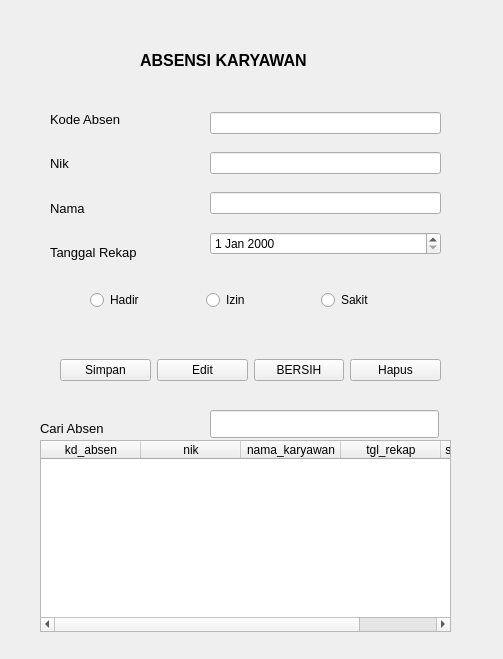
<?xml version="1.0" encoding="UTF-8"?>
<ui version="4.0">
 <class>FormAbsensi</class>
 <widget class="QWidget" name="FormAbsensi">
  <property name="geometry">
   <rect>
    <x>0</x>
    <y>0</y>
    <width>503</width>
    <height>659</height>
   </rect>
  </property>
  <property name="windowTitle">
   <string>Form</string>
  </property>
  <widget class="QLabel" name="label">
   <property name="geometry">
    <rect>
     <x>140</x>
     <y>50</y>
     <width>201</width>
     <height>20</height>
    </rect>
   </property>
   <property name="font">
    <font>
     <pointsize>12</pointsize>
     <bold>true</bold>
    </font>
   </property>
   <property name="text">
    <string>ABSENSI KARYAWAN</string>
   </property>
  </widget>
  <widget class="QWidget" name="horizontalLayoutWidget">
   <property name="geometry">
    <rect>
     <x>90</x>
     <y>250</y>
     <width>341</width>
     <height>101</height>
    </rect>
   </property>
   <layout class="QHBoxLayout" name="horizontalLayout_2">
    <item>
     <widget class="QRadioButton" name="rHadir">
      <property name="text">
       <string>Hadir</string>
      </property>
     </widget>
    </item>
    <item>
     <widget class="QRadioButton" name="rIzin">
      <property name="text">
       <string>Izin</string>
      </property>
     </widget>
    </item>
    <item>
     <widget class="QRadioButton" name="rSakit">
      <property name="text">
       <string>Sakit</string>
      </property>
     </widget>
    </item>
   </layout>
  </widget>
  <widget class="QWidget" name="verticalLayoutWidget">
   <property name="geometry">
    <rect>
     <x>210</x>
     <y>100</y>
     <width>231</width>
     <height>171</height>
    </rect>
   </property>
   <layout class="QVBoxLayout" name="verticalLayout">
    <item>
     <widget class="QLineEdit" name="kdAbsen"/>
    </item>
    <item>
     <widget class="QLineEdit" name="nik"/>
    </item>
    <item>
     <widget class="QLineEdit" name="namaKry"/>
    </item>
    <item>
     <widget class="QDateEdit" name="tglrekap"/>
    </item>
   </layout>
  </widget>
  <widget class="QWidget" name="verticalLayoutWidget_2">
   <property name="geometry">
    <rect>
     <x>50</x>
     <y>100</y>
     <width>160</width>
     <height>171</height>
    </rect>
   </property>
   <layout class="QVBoxLayout" name="verticalLayout_2">
    <item>
     <widget class="QLabel" name="label_2">
      <property name="font">
       <font>
        <family>Tahoma</family>
        <pointsize>10</pointsize>
       </font>
      </property>
      <property name="text">
       <string>Kode Absen</string>
      </property>
     </widget>
    </item>
    <item>
     <widget class="QLabel" name="label_3">
      <property name="font">
       <font>
        <family>Tahoma</family>
        <pointsize>10</pointsize>
       </font>
      </property>
      <property name="text">
       <string>Nik</string>
      </property>
     </widget>
    </item>
    <item>
     <widget class="QLabel" name="label_4">
      <property name="font">
       <font>
        <family>Tahoma</family>
        <pointsize>10</pointsize>
       </font>
      </property>
      <property name="text">
       <string>Nama</string>
      </property>
     </widget>
    </item>
    <item>
     <widget class="QLabel" name="label_5">
      <property name="font">
       <font>
        <family>Tahoma</family>
        <pointsize>10</pointsize>
       </font>
      </property>
      <property name="text">
       <string>Tanggal Rekap</string>
      </property>
     </widget>
    </item>
   </layout>
  </widget>
  <widget class="QTableWidget" name="tableAbsen">
   <property name="geometry">
    <rect>
     <x>40</x>
     <y>440</y>
     <width>411</width>
     <height>192</height>
    </rect>
   </property>
   <column>
    <property name="text">
     <string>kd_absen</string>
    </property>
   </column>
   <column>
    <property name="text">
     <string>nik</string>
    </property>
   </column>
   <column>
    <property name="text">
     <string>nama_karyawan</string>
    </property>
   </column>
   <column>
    <property name="text">
     <string>tgl_rekap</string>
    </property>
   </column>
   <column>
    <property name="text">
     <string>status_kehadiran</string>
    </property>
   </column>
  </widget>
  <widget class="QWidget" name="horizontalLayoutWidget_2">
   <property name="geometry">
    <rect>
     <x>60</x>
     <y>330</y>
     <width>381</width>
     <height>80</height>
    </rect>
   </property>
   <layout class="QHBoxLayout" name="horizontalLayout">
    <item>
     <widget class="QPushButton" name="btnDone">
      <property name="text">
       <string>Simpan</string>
      </property>
     </widget>
    </item>
    <item>
     <widget class="QPushButton" name="btnEdit">
      <property name="text">
       <string>Edit</string>
      </property>
     </widget>
    </item>
    <item>
     <widget class="QPushButton" name="btnBersih">
      <property name="text">
       <string>BERSIH</string>
      </property>
     </widget>
    </item>
    <item>
     <widget class="QPushButton" name="btnHapus">
      <property name="text">
       <string>Hapus</string>
      </property>
     </widget>
    </item>
   </layout>
  </widget>
  <widget class="QLineEdit" name="editcari">
   <property name="geometry">
    <rect>
     <x>210</x>
     <y>410</y>
     <width>229</width>
     <height>28</height>
    </rect>
   </property>
  </widget>
  <widget class="QLabel" name="label_6">
   <property name="geometry">
    <rect>
     <x>40</x>
     <y>410</y>
     <width>158</width>
     <height>37</height>
    </rect>
   </property>
   <property name="font">
    <font>
     <family>Tahoma</family>
     <pointsize>10</pointsize>
    </font>
   </property>
   <property name="text">
    <string>Cari Absen</string>
   </property>
  </widget>
 </widget>
 <resources/>
 <connections/>
</ui>
